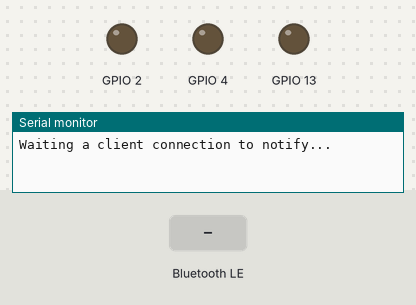
This sketch was run on a simulated ESP32. Parts: output pins drawn as LEDs (lit = HIGH), the last lines printed to the serial monitor. The test bench sets the inputs (shaded band). Nothing arrives over Bluetooth unless stated; a phone connects over Bluetooth LE 3 s after start.

Above: at 1.2 s.
1.3 s: Bluetooth LE write "5" received
At 2.5 s:
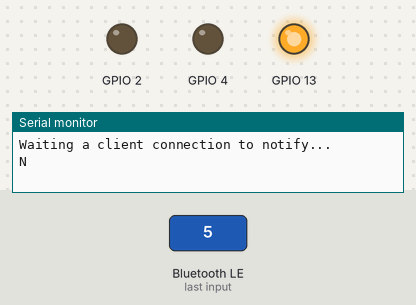
4.3 s: Bluetooth LE write "0" received
At 4.8 s:
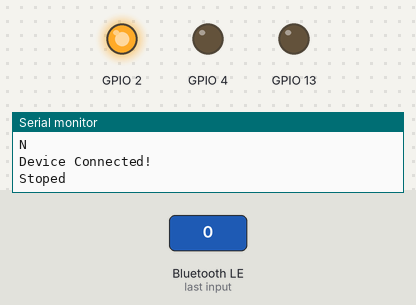
5.8 s: Bluetooth LE write "incrementCounter" received
At 7.0 s:
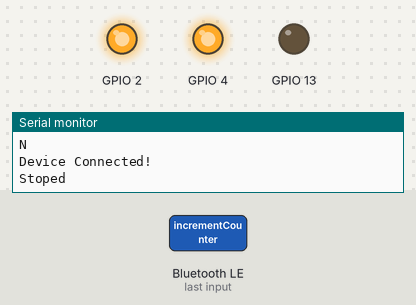
7.3 s: Bluetooth LE write "90" received
At 8.3 s:
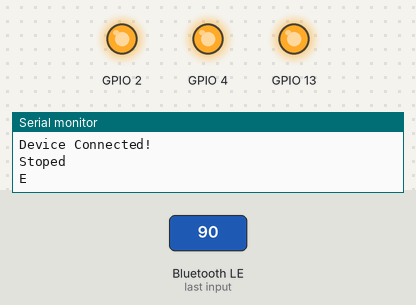
Timing chart, 0 to 9.8 s (numbered marks = the images above; inputs shaded):
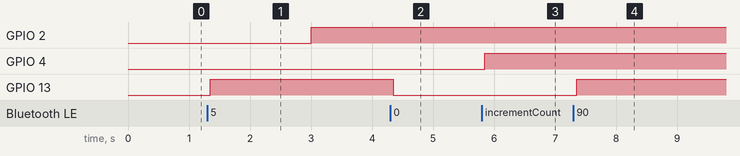

Measured:
- after the input at 1.3 s, GPIO 13: LOW → HIGH after 0.05 s
- after the input at 4.3 s, GPIO 13: HIGH → LOW after 0.05 s
- after the input at 5.8 s, GPIO 4: LOW → HIGH after 0.05 s
- after the input at 7.3 s, GPIO 13: LOW → HIGH after 0.05 s

The sketch:

final_copy_20230605181552.ino
```cpp
#include <BLEDevice.h>
#include <BLEServer.h>
#include <BLEUtils.h>
#include <BLE2902.h>
#include <stdio.h>
#include <string.h>

BLEServer* pServer = NULL;
BLECharacteristic* pCharacteristic = NULL;
bool deviceConnected = false;
bool oldDeviceConnected = false;
int counter = 0;
bool swit = false;
char all[100] = "";

#define SERVICE_UUID "4fafc201-1fb5-459e-8fcc-c5c9c331914b"
#define CHARACTERISTIC_UUID "beb5483e-36e1-4688-b7f5-ea07361b26a8"


class MyServerCallbacks : public BLEServerCallbacks {
  void onConnect(BLEServer* pServer) {
    deviceConnected = true;
    BLEDevice::startAdvertising();
  };

  void onDisconnect(BLEServer* pServer) {
    deviceConnected = false;
  }
};


void incrementCounter() {
  swit = !swit;
  digitalWrite(4, swit);
}


void controller(float dg, float dc) {
  if (dg > 0) {
    digitalWrite(13, HIGH);
  } else {
    digitalWrite(13, LOW);
  }

  if((dg> 0 && dg<22.5)|| (dg> 337.5 && dg< 360)){
    Serial.println("N");
  }else if(dg>22.5 && dg<67.5){
    Serial.println("NE");
  }else if(dg>67.5 && dg<112.5){
    Serial.println("E");
  }else if(dg>112.5 && dg<157.5){
    Serial.println("SE");
  }else if(dg>157.5 && dg<202.5){
    Serial.println("S");
  }else if(dg>202.5 && dg<247.5){
    Serial.println("SW");
  }else if(dg>247.5 && dg<292.5){
    Serial.println("W");
  }else if(dg>292.5 && dg<337.5){
    Serial.println("NW");
  }else{
    Serial.println("Stoped");
  }
}

void executeCommandFromFlutter(const char* command) {
  if (strcmp(command, "incrementCounter") == 0) {
    incrementCounter();
  } else if (strcmp(command, "Hello") == 0) {
    Serial.println("Hello ESP");
  } else {
    float dividend, divisor;
    sscanf(all, "%f %f", &dividend, &divisor);
    controller(dividend, divisor);
  }
}

class MyCallbacks : public BLECharacteristicCallbacks {
  void onWrite(BLECharacteristic* pCharacteristic) {
    std::string value = pCharacteristic->getValue();
    memset(all, 0, sizeof(all));
    if (value.length() > 0) {
      for (int i = 0; i < value.length(); i++) {
        strncat(all, &value[i], 1);
      }
      executeCommandFromFlutter(all);
    }
  }
};

void setup() {
  Serial.begin(115200);
  pinMode(2, OUTPUT);
  pinMode(4, OUTPUT);
  pinMode(13, OUTPUT);

  BLEDevice::init("ESP32 GET NOTI FROM DEVICE");
  pServer = BLEDevice::createServer();
  pServer->setCallbacks(new MyServerCallbacks());
  BLEService* pService = pServer->createService(SERVICE_UUID);
  pCharacteristic = pService->createCharacteristic(
    CHARACTERISTIC_UUID,
    BLECharacteristic::PROPERTY_READ | BLECharacteristic::PROPERTY_WRITE | BLECharacteristic::PROPERTY_NOTIFY | BLECharacteristic::PROPERTY_INDICATE);

  pCharacteristic->setCallbacks(new MyCallbacks());
  pCharacteristic->addDescriptor(new BLE2902());
  pService->start();
  BLEAdvertising* pAdvertising = BLEDevice::getAdvertising();
  pAdvertising->addServiceUUID(SERVICE_UUID);
  pAdvertising->setScanResponse(false);
  pAdvertising->setMinPreferred(0x0);
  BLEDevice::startAdvertising();
  Serial.println("Waiting a client connection to notify...");
}


void loop() {
  if (!deviceConnected && oldDeviceConnected) {
    digitalWrite(2, LOW);
    delay(500);
    pServer->startAdvertising();
    esp_restart();
    Serial.println("Device Disconnected!");
    oldDeviceConnected = deviceConnected;
  }
  if (deviceConnected && !oldDeviceConnected) {
    digitalWrite(2, HIGH);
    Serial.println("Device Connected!");
    oldDeviceConnected = deviceConnected;
  }
}
```
